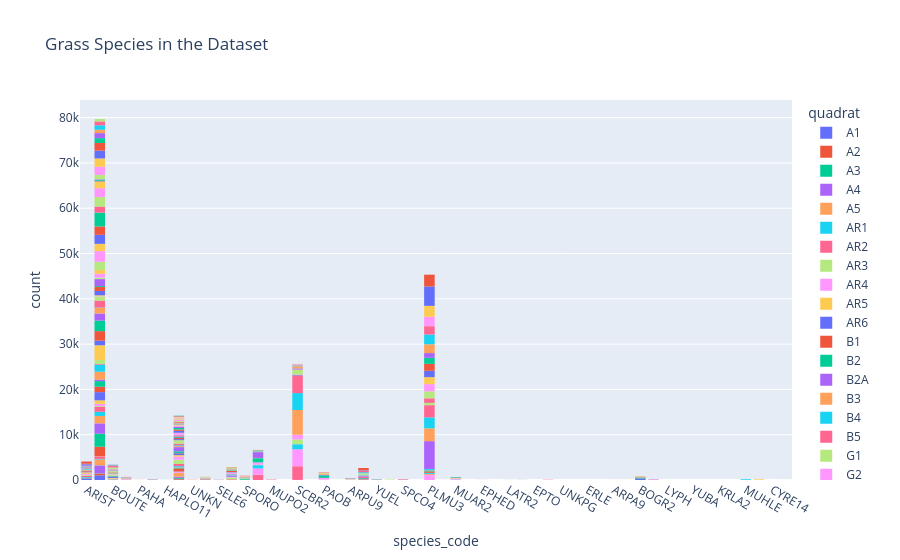

The code cell stored with this chart in its notebook:
### Code cell
grass_hist=px.histogram(grass,x="species_code",title="Grass Species in the Dataset",color="quadrat")
grass_hist.show()
